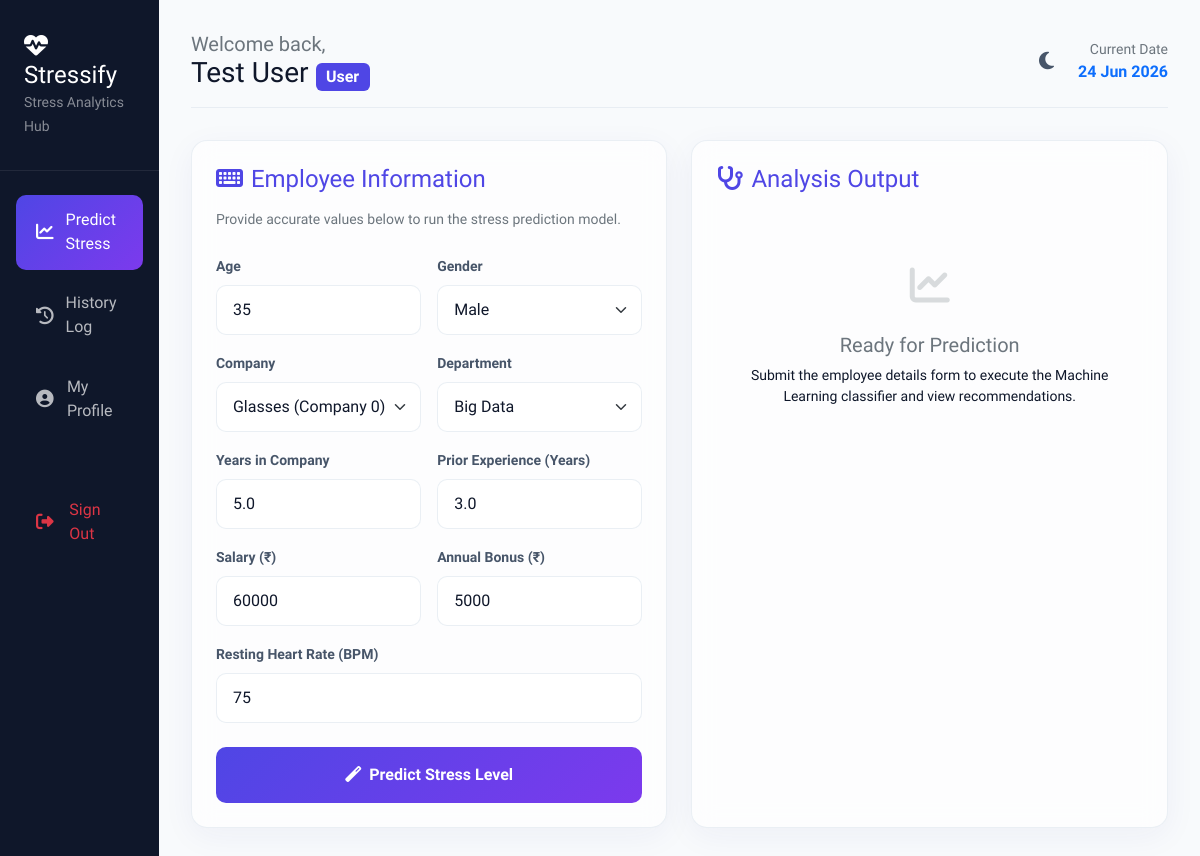
The app's page /dashboard (signed in) with its own data.
### models.py (models this page shows)
class User(db.Model, UserMixin):
    __tablename__ = 'users'
    id = db.Column(db.Integer, primary_key=True)
    name = db.Column(db.String(100), nullable=False)
    email = db.Column(db.String(100), unique=True, nullable=False)
    password = db.Column(db.String(200), nullable=False)
    role = db.Column(db.String(20), default='User') # 'User' or 'Admin'
    created_at = db.Column(db.DateTime, default=datetime.utcnow)

### app.py (the view, shortened to what this page needs)
@app.route('/dashboard', methods=['GET', 'POST'])
@login_required
def user_dashboard():
    if current_user.role == 'Admin':
        return redirect(url_for('admin_dashboard'))
    result = None
    return render_template('dashboard.html', active_page='dashboard', result=result)

### templates/dashboard.html (shortened to what this page needs)
{% extends "base.html" %}
{% block content %}
<div class="row">
    <div class="col-lg-6 mb-4">
        <div class="glass-panel p-4 h-100">
            <h4 class="font-weight-bold mb-3 text-indigo" style="color: var(--primary-color);">
                <i class="fas fa-keyboard me-2"></i>Employee Information
            </h4>
            <p class="text-secondary small mb-4">Provide accurate values below to run the stress prediction model.</p>
            <form action="{{ url_for('user_dashboard') }}" method="POST">
                <div class="row g-3">
                    <div class="col-md-6">
                        <label for="age" class="form-label">Age</label>
                        <input type="number" class="form-control" id="age" name="age" min="18" max="70" value="35" required>
                    </div>
                    <div class="col-md-6">
                        <label for="gender" class="form-label">Gender</label>
                        <select class="form-select" id="gender" name="gender">
                            <option value="Male" selected>Male</option>
                        </select>
                    </div>
                    <div class="col-md-6">
                        <label for="company" class="form-label">Company</label>
                        <select class="form-select" id="company" name="company">
                            <option value="0" selected>Glasses (Company 0)</option>
                        </select>
                    </div>
                    <div class="col-md-6">
                        <label for="department" class="form-label">Department</label>
                        <select class="form-select" id="department" name="department">
                            <option value="BigData" selected>Big Data</option>
                        </select>
                    </div>
                    <div class="col-md-6">
                        <label for="years_in_company" class="form-label">Years in Company</label>
                        <input type="number" class="form-control" id="years_in_company" name="years_in_company" min="0" max="50" step="0.5" value="5.0" required>
                    </div>
                    <div class="col-md-6">
                        <label for="prior_experience" class="form-label">Prior Experience (Years)</label>
                        <input type="number" class="form-control" id="prior_experience" name="prior_experience" min="0" max="50" step="0.5" value="3.0" required>
                    </div>
                    <div class="col-md-6">
                        <label for="salary" class="form-label">Salary (₹)</label>
                        <input type="number" class="form-control" id="salary" name="salary" min="20000" max="500000" step="1000" value="60000" required>
                    </div>
                    <div class="col-md-6">
                        <label for="annual_bonus" class="form-label">Annual Bonus (₹)</label>
                        <input type="number" class="form-control" id="annual_bonus" name="annual_bonus" min="0" max="100000" step="500" value="5000" required>
                    </div>
                    <div class="col-12">
                        <label for="resting_heart_rate" class="form-label">Resting Heart Rate (BPM)</label>
                        <input type="number" class="form-control" id="resting_heart_rate" name="resting_heart_rate" min="40" max="200" value="75" required>
                    </div>
                </div>
                <button type="submit" class="btn btn-custom-primary btn-custom w-100 py-3 mt-4">
                    <i class="fas fa-magic me-2"></i>Predict Stress Level
                </button>
            </form>
        </div>
    </div>
    <div class="col-lg-6 mb-4">
        <div class="glass-panel p-4 h-100 d-flex flex-column justify-content-between">
            <div>
                <h4 class="font-weight-bold mb-3 text-indigo" style="color: var(--primary-color);">
                    <i class="fas fa-stethoscope me-2"></i>Analysis Output
                </h4>
                {% if result %}
                <div class="mb-4">
                    <h5 class="font-weight-bold text-secondary-emphasis mb-2">1. Heart Rate Assessment</h5>
                    {% if result.heart_rate >= 60 and result.heart_rate <= 80 %}
                        <div class="result-display-card low">
                            <div class="result-title">Heart Rate Status</div>
                            <div class="result-level">🟢 Low Stress Zone</div>
                            <small class="d-block mt-1">Normal Resting Heart Rate: {{ result.heart_rate }} BPM</small>
                        </div>
                    {% elif result.heart_rate >= 81 and result.heart_rate <= 100 %}
                        <div class="result-display-card medium">
                            <div class="result-title">Heart Rate Status</div>
                            <div class="result-level">🟡 Medium Stress Zone</div>
                            <small class="d-block mt-1">Elevated Heart Rate: {{ result.heart_rate }} BPM</small>
                        </div>
                    {% else %}
                        <div class="result-display-card high">
                            <div class="result-title">Heart Rate Status</div>
                            <div class="result-level">🔴 High Stress Zone</div>
                            <small class="d-block mt-1">Tachycardia Warning: {{ result.heart_rate }} BPM</small>
                        </div>
                    {% endif %}
                </div>
                <div class="mb-4">
                    <h5 class="font-weight-bold text-secondary-emphasis mb-3">2. Machine Learning Prediction</h5>
                    <div class="row g-2">
                        <div class="col-4">
                            <div class="p-3 text-center border rounded-3 bg-light-subtle h-100 d-flex flex-column justify-content-center">
                                <small class="text-secondary d-block mb-1">Stress Level</small>
                                <div>
                                    <span class="badge bg-{{ 'success' if result.predicted_stress == 'Low' else 'warning text-dark' if result.predicted_stress == 'Medium' else 'danger' }} fs-6">
                                        {{ result.predicted_stress }}
                                    </span>
                                </div>
                            </div>
                        </div>
                        <div class="col-4">
                            <div class="p-3 text-center border rounded-3 bg-light-subtle h-100 d-flex flex-column justify-content-center">
                                <small class="text-secondary d-block mb-1">Stress Score</small>
                                <strong class="fs-5">{{ "%.2f"|format(result.stress_score) }}/10</strong>
                            </div>
                        </div>
                        <div class="col-4">
                            <div class="p-3 text-center border rounded-3 bg-light-subtle h-100 d-flex flex-column justify-content-center">
                                <small class="text-secondary d-block mb-1">Confidence</small>
                                <strong class="fs-5">{{ "%.1f"|format(result.confidence_score) }}%</strong>
                            </div>
                        </div>
                    </div>
                </div>
                <div class="mb-4">
                    <button class="btn btn-outline-indigo w-100 mb-3" type="button" data-bs-toggle="collapse" data-bs-target="#collapseStressDetails" aria-expanded="false" aria-controls="collapseStressDetails" style="border-color: var(--primary-color); color: var(--primary-color);">
                        <i class="fas fa-calculator me-2"></i>Stress Score Calculation Details
                    </button>
                    <div class="collapse" id="collapseStressDetails">
                        <div class="card card-body bg-light border-0 rounded-3 p-3">
                            <div class="alert alert-info border-0 rounded-3 p-3 mb-3">
                                <h6 class="font-weight-bold mb-3" style="font-size: 13px;">
                                    <i class="fas fa-calculator me-1"></i>Stress Score Calculation Details:
                                </h6>
                                <div class="bg-white border border-light-subtle rounded p-3 text-start text-dark" style="font-family: 'Courier New', Courier, monospace; font-size: 12px; white-space: pre-wrap; line-height: 1.4;">{{ result.explanation }}</div>
                            </div>
                       </div>
                        </div>
                    </div>
                </div>
                {% else %}
                <div class="text-center py-5 my-auto">
                    <div class="fs-1 text-secondary opacity-25 mb-3">
                        <i class="fas fa-chart-line"></i>
                    </div>
                    <h5 class="text-secondary font-weight-bold">Ready for Prediction</h5>
                    <p class="text-secondary-50 small px-4">Submit the employee details form to execute the Machine Learning classifier and view recommendations.</p>
                </div>
                {% endif %}
            </div>
        </div>
    </div>
</div>
{% endblock %}

### templates/base.html (shortened to what this page needs)
<!DOCTYPE html>
<html lang="en" data-theme="light">
<head>
    <link href="https://cdn.jsdelivr.net/npm/bootstrap@5.3.0/dist/css/bootstrap.min.css" rel="stylesheet">
    <link href="https://cdnjs.cloudflare.com/ajax/libs/font-awesome/6.4.0/css/all.min.css" rel="stylesheet">
    <link href="{{ url_for('static', filename='css/style.css') }}" rel="stylesheet">
</head>
<body>
    {% if current_user.is_authenticated %}
    <div class="app-wrapper">
        <aside class="sidebar">
            <div class="sidebar-header">
                <h4 class="mb-0 text-white font-weight-bold">
                    <i class="fas fa-heartbeat me-2"></i>Stressify
                </h4>
                <small class="text-white-50">Stress Analytics Hub</small>
            </div>
            <ul class="sidebar-menu">
                {% if current_user.role == 'Admin' %}
                <li class="sidebar-item {% if active_page == 'admin' %}active{% endif %}">
                    <a href="{{ url_for('admin_dashboard') }}">
                        <i class="fas fa-user-shield"></i>Admin Panel
                    </a>
                </li>
                {% else %}
                <li class="sidebar-item {% if active_page == 'dashboard' %}active{% endif %}">
                    <a href="{{ url_for('user_dashboard') }}">
                        <i class="fas fa-chart-line"></i>Predict Stress
                    </a>
                </li>
                <li class="sidebar-item {% if active_page == 'history' %}active{% endif %}">
                    <a href="{{ url_for('user_history') }}">
                        <i class="fas fa-history"></i>History Log
                    </a>
                </li>
                {% endif %}
                <li class="sidebar-item {% if active_page == 'profile' %}active{% endif %}">
                    <a href="{{ url_for('profile') }}">
                        <i class="fas fa-user-circle"></i>My Profile
                    </a>
                </li>
                <li class="sidebar-item mt-5">
                    <a href="{{ url_for('logout') }}" class="text-danger">
                        <i class="fas fa-sign-out-alt"></i>Sign Out
                    </a>
                </li>
            </ul>
        </aside>
        <main class="main-content">
            <div class="top-nav">
                <div>
                    <h5 class="mb-0 text-secondary">Welcome back,</h5>
                    <h3 class="mb-0 font-weight-bold">{{ current_user.name }} <span class="badge bg-indigo text-xs fs-6" style="background-color: var(--primary-color);">{{ current_user.role }}</span></h3>
                </div>
                <div class="d-flex align-items-center gap-3">
                    <button class="theme-toggle-btn" id="theme-toggle" title="Switch Theme">
                        <i class="fas fa-moon"></i>
                    </button>
                    <div class="d-none d-md-block text-end">
                        <small class="text-secondary d-block">Current Date</small>
                        <strong class="text-primary">{{ datetime_now.strftime('%d %b %Y') }}</strong>
                    </div>
                </div>
            </div>
            {% block content %}{% endblock %}
        </main>
    </div>
    {% endif %}
</body>
</html>

### records on screen
User: name "Test User", role "User", strftime "24 Jun 2026"
